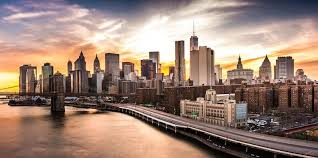
%> input picture ProcesaImagenesMatLab/edc.jpg, 318 x 158 px
$ octave PI_7_grises_imagen_JAAC.m   (GNU Octave 9; MATLAB toolbox functions it lacks are replaced by stand-ins)
%> lines starting %> are read from the running program, lines starting %| are printed output that depends on the picture
I=imread('edc.jpg');
%> I is the input picture: size 158x318x3 uint8; mean R, G, B 156.2, 131.1, 117.6

I2=I+50
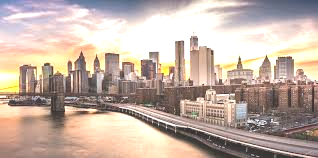
%> I2: size 158x318x3 uint8; mean R, G, B 194.8, 176.5, 165

%para cambiar grises
X=rgb2gray(I);
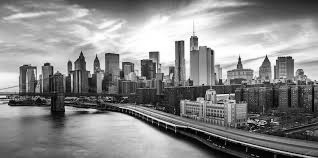
%> X: size 158x318 uint8; min 0, max 255, mean 137
%figure;imshow(X);
h=[1 2 1;0 0 0; -1 -2 -1]; %coeficientes filtro
I2=filter2(h,X);%filtro la imagen en grises
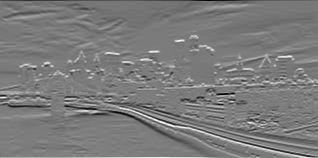
%> I2: size 158x318 double; min -838, max 890, mean -0.3; drawn with min black and max white
subplot(2,1,1), imshow(X,[]),colorbar,title('grises');
subplot(2,1,2), imshow(I2,[]),colorbar,title('grises');
